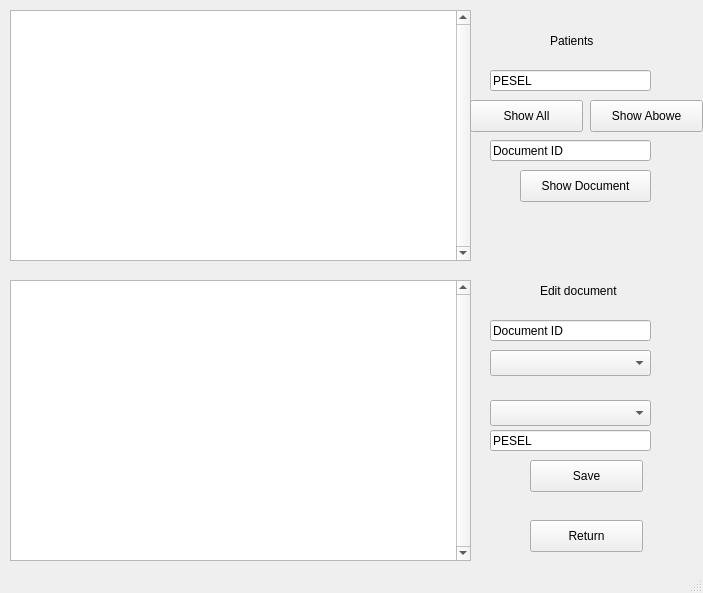
<?xml version="1.0" encoding="UTF-8"?>
<ui version="4.0">
 <class>MedicianWindow</class>
 <widget class="QMainWindow" name="MedicianWindow">
  <property name="geometry">
   <rect>
    <x>0</x>
    <y>0</y>
    <width>703</width>
    <height>593</height>
   </rect>
  </property>
  <property name="windowTitle">
   <string>Medician</string>
  </property>
  <widget class="QWidget" name="centralwidget">
   <widget class="QTextEdit" name="display_text_edit">
    <property name="geometry">
     <rect>
      <x>10</x>
      <y>10</y>
      <width>461</width>
      <height>251</height>
     </rect>
    </property>
    <property name="verticalScrollBarPolicy">
     <enum>Qt::ScrollBarAlwaysOn</enum>
    </property>
    <property name="horizontalScrollBarPolicy">
     <enum>Qt::ScrollBarAlwaysOff</enum>
    </property>
    <property name="readOnly">
     <bool>true</bool>
    </property>
   </widget>
   <widget class="QTextEdit" name="editable_text_edit">
    <property name="geometry">
     <rect>
      <x>10</x>
      <y>280</y>
      <width>461</width>
      <height>281</height>
     </rect>
    </property>
    <property name="verticalScrollBarPolicy">
     <enum>Qt::ScrollBarAlwaysOn</enum>
    </property>
    <property name="horizontalScrollBarPolicy">
     <enum>Qt::ScrollBarAlwaysOff</enum>
    </property>
   </widget>
   <widget class="QLabel" name="patientsLabel">
    <property name="geometry">
     <rect>
      <x>550</x>
      <y>30</y>
      <width>71</width>
      <height>21</height>
     </rect>
    </property>
    <property name="text">
     <string>Patients</string>
    </property>
   </widget>
   <widget class="QPushButton" name="show_all_push_button">
    <property name="geometry">
     <rect>
      <x>470</x>
      <y>100</y>
      <width>113</width>
      <height>32</height>
     </rect>
    </property>
    <property name="text">
     <string>Show All</string>
    </property>
   </widget>
   <widget class="QPushButton" name="show_abowe_push_button">
    <property name="geometry">
     <rect>
      <x>590</x>
      <y>100</y>
      <width>113</width>
      <height>32</height>
     </rect>
    </property>
    <property name="text">
     <string>Show Abowe</string>
    </property>
   </widget>
   <widget class="QLineEdit" name="patient_line_edit">
    <property name="geometry">
     <rect>
      <x>490</x>
      <y>70</y>
      <width>161</width>
      <height>21</height>
     </rect>
    </property>
    <property name="text">
     <string>PESEL</string>
    </property>
   </widget>
   <widget class="QPushButton" name="return_push_button">
    <property name="geometry">
     <rect>
      <x>530</x>
      <y>520</y>
      <width>113</width>
      <height>32</height>
     </rect>
    </property>
    <property name="text">
     <string>Return</string>
    </property>
   </widget>
   <widget class="QLineEdit" name="document_line_edit">
    <property name="geometry">
     <rect>
      <x>490</x>
      <y>320</y>
      <width>161</width>
      <height>21</height>
     </rect>
    </property>
    <property name="text">
     <string>Document ID</string>
    </property>
   </widget>
   <widget class="QLabel" name="document_label">
    <property name="geometry">
     <rect>
      <x>540</x>
      <y>280</y>
      <width>101</width>
      <height>21</height>
     </rect>
    </property>
    <property name="text">
     <string>Edit document</string>
    </property>
   </widget>
   <widget class="QComboBox" name="document_combo_box">
    <property name="geometry">
     <rect>
      <x>490</x>
      <y>350</y>
      <width>161</width>
      <height>26</height>
     </rect>
    </property>
   </widget>
   <widget class="QPushButton" name="save_push_button">
    <property name="geometry">
     <rect>
      <x>530</x>
      <y>460</y>
      <width>113</width>
      <height>32</height>
     </rect>
    </property>
    <property name="text">
     <string>Save</string>
    </property>
   </widget>
   <widget class="QLineEdit" name="show_document_line_edit">
    <property name="geometry">
     <rect>
      <x>490</x>
      <y>140</y>
      <width>161</width>
      <height>21</height>
     </rect>
    </property>
    <property name="text">
     <string>Document ID</string>
    </property>
   </widget>
   <widget class="QPushButton" name="show_document_push_button">
    <property name="geometry">
     <rect>
      <x>520</x>
      <y>170</y>
      <width>131</width>
      <height>32</height>
     </rect>
    </property>
    <property name="text">
     <string>Show Document</string>
    </property>
   </widget>
   <widget class="QLineEdit" name="pesel_append_line_edit">
    <property name="geometry">
     <rect>
      <x>490</x>
      <y>430</y>
      <width>161</width>
      <height>21</height>
     </rect>
    </property>
    <property name="text">
     <string>PESEL</string>
    </property>
   </widget>
   <widget class="QComboBox" name="type_append_combo_box">
    <property name="geometry">
     <rect>
      <x>490</x>
      <y>400</y>
      <width>161</width>
      <height>26</height>
     </rect>
    </property>
   </widget>
  </widget>
  <widget class="QStatusBar" name="statusbar"/>
 </widget>
 <resources/>
 <connections/>
</ui>
